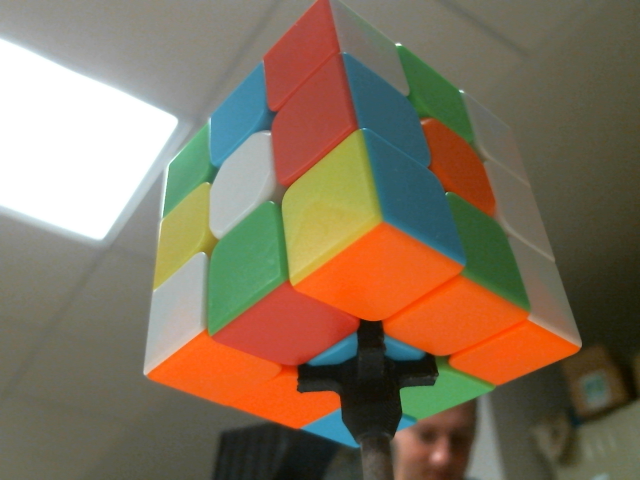
#> input picture ComputerVision/cornerimage0.png, 640 x 480 px, given in place of the camera
$ python test.py
#> lines starting #> are read from the running program, lines starting #| are printed output that depends on the picture; after the words box and inside, x2 and y2 are one past the last pixel; in counts of white or black regions, pixels touching at a corner belong together
#> further down, frame is the input picture: shape (480, 640, 3); mean B, G, R 92.5, 114.7, 131
import cv2
import numpy as np
import math

capture = cv2.VideoCapture(1)

def callback(num):
    return

cv2.namedWindow('Settings', 0)
cv2.createTrackbar('Canny Thres 1', 'Settings', 87, 500, callback)
cv2.createTrackbar('Canny Thres 2', 'Settings', 325, 500, callback)
cv2.createTrackbar('Blur kSize', 'Settings', 10, 100, callback)
cv2.createTrackbar('Blur Sigma X', 'Settings', 100, 100, callback)
cv2.createTrackbar('Dilation Iterations', 'Settings', 3, 20, callback)
cv2.createTrackbar('Blob Area', 'Settings', 260, 1000, callback)

cv2.createTrackbar('Epsilon Percent', 'Settings', 6, 100, callback)
cv2.createTrackbar('Max Value', 'Settings', 255, 255, callback)
cv2.createTrackbar('Block Size', 'Settings', 6, 20, callback)
cv2.createTrackbar('C', 'Settings', 2, 255, callback)
cv2.createTrackbar('Contour R', 'Settings', 0, 255, callback)
cv2.createTrackbar('Contour G', 'Settings', 255, 255, callback)
cv2.createTrackbar('Contour B', 'Settings', 0, 255, callback)
cv2.createTrackbar('Exposure', 'Settings', 5, 12, callback)

def computeContours(frame):
    frame2 = frame.copy()

    gausBlur = cv2.getTrackbarPos('Blur kSize', 'Settings')
    if gausBlur == 0:
        gausBlur = 1;
    else:
        count = gausBlur % 2
        if (count == 0):
            gausBlur += 1

    gaus = cv2.getTrackbarPos('Block Size', 'Settings')
    if gaus < 3:
        gaus = 3;
    else:
        count = gaus % 2
        if (count == 0):
            gaus += 1

    blur = cv2.bilateralFilter(cv2.cvtColor(frame2, cv2.COLOR_BGR2GRAY),
        gausBlur,
        cv2.getTrackbarPos('Blur Sigma X', 'Settings'),
        cv2.getTrackbarPos('Blur Sigma X', 'Settings'))
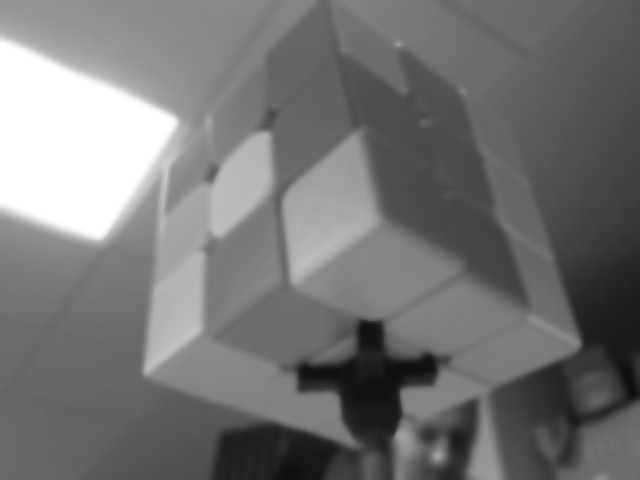
#> blur: shape (480, 640); min 14, max 255, mean 117

    frame2 = cv2.adaptiveThreshold(blur,
        cv2.getTrackbarPos('Max Value', 'Settings'),
        cv2.ADAPTIVE_THRESH_GAUSSIAN_C,
        cv2.THRESH_BINARY_INV,
        gaus,
        cv2.getTrackbarPos('C', 'Settings'))
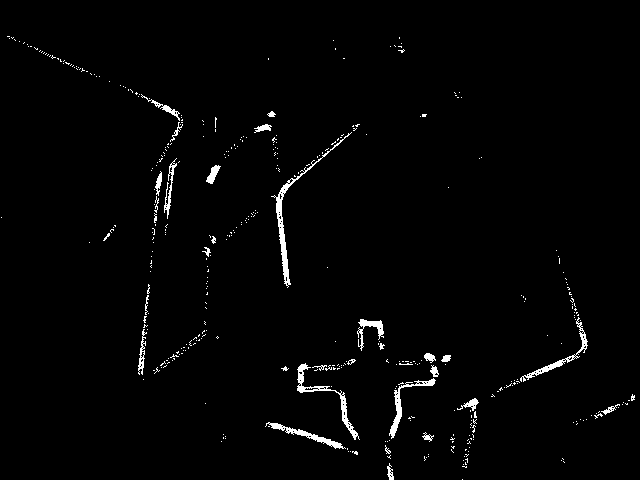
#> frame2: shape (480, 640); 1.7% white; 402 white regions (371 under 20 px), largest, box (x1, y1, x2, y2) and area: (271, 132, 352, 288) 716, (297, 363, 360, 440) 529, (389, 378, 436, 439) 412

    canny = cv2.Canny(
        frame2,
        cv2.getTrackbarPos('Canny Thres 1', 'Settings'),
        cv2.getTrackbarPos('Canny Thres 2', 'Settings'))
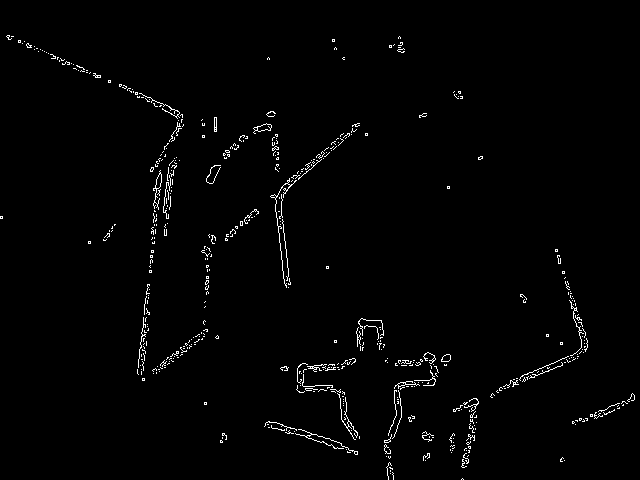
#> canny: shape (480, 640); 1.5% white in thin lines or dots

    cv2.imshow("Canny Edge", canny);

    kernel = np.ones((3,3), np.uint8)
    dilated = cv2.dilate(canny, kernel, iterations=cv2.getTrackbarPos('Dilation Iterations', 'Settings'))
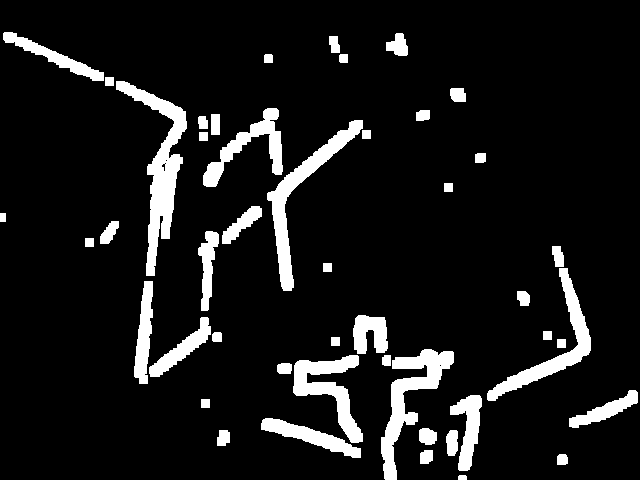
#> dilated: shape (480, 640); 9.7% white; 47 white regions

    (contours, hierarchy) = cv2.findContours(dilated.copy(), cv2.RETR_TREE, cv2.CHAIN_APPROX_SIMPLE)
#> contours = 51 contours, 3 with area under 20; largest, box (x1, y1, x2, y2) and area: (116, 81, 187, 276) 3490, (381, 349, 454, 480) 2716, (267, 120, 363, 291) 2617, (487, 268, 591, 401) 2234, (293, 355, 363, 443) 2124

    # Index used to remove nested squares.
    index = 0
    for cnt in contours:
        if (hierarchy[0,index,3] != -1):
            epsilon = (cv2.getTrackbarPos('Epsilon Percent', 'Settings')/100)*cv2.arcLength(cnt, True)
            approx = cv2.approxPolyDP(cnt, epsilon, True)

            area = cv2.contourArea(approx, False)

            if (len(approx) == 4 and area > cv2.getTrackbarPos('Blob Area', 'Settings')):
                # Square detected. Draw onto original image.
                cv2.drawContours(frame, [approx], 0, (cv2.getTrackbarPos('Contour B', 'Settings'), cv2.getTrackbarPos('Contour G', 'Settings'), cv2.getTrackbarPos('Contour R', 'Settings')), 3)
        index += 1

    return frame2;

while (capture.isOpened()):
    ret, frame = capture.read()

    if ret:
        capture.set(cv2.CAP_PROP_EXPOSURE, (cv2.getTrackbarPos('Exposure', 'Settings')+1)*-1)
        newFrame = computeContours(frame);

        cv2.imshow("Webcam Capture", frame);
        cv2.imshow("Adaptive Gaussian Threshold", newFrame);

        if cv2.waitKey(1) & 0xFF == ord('q'):
#> (key q is pressed here)
            break
    else:
        break

capture.release()
cv2.destroyAllWindows()

$ run again, on ComputerVision/cornerim0.png
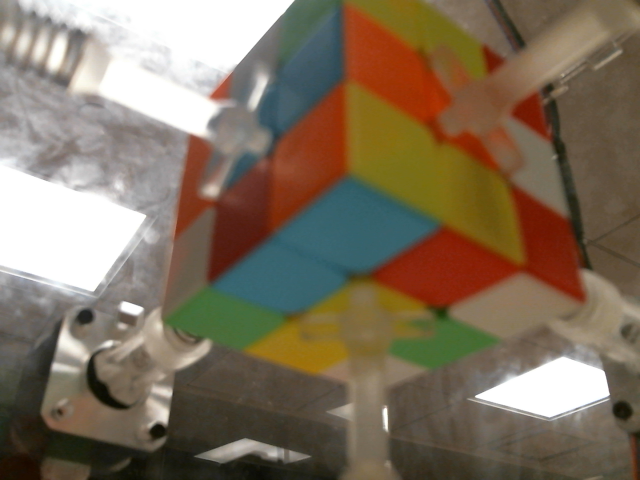
#> input picture ComputerVision/cornerim0.png, 640 x 480 px, given in place of the camera
#> frame is the input picture: shape (480, 640, 3); mean B, G, R 93.3, 112.6, 127.5
#> in computeContours, `frame2 = cv2.adaptiveThreshold(blur, cv2.getTrackbarPos('Max Value', '..`:
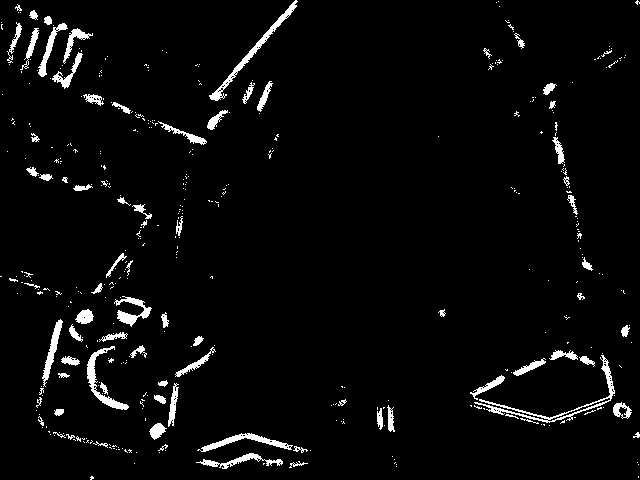
#> frame2: shape (480, 640); 3.7% white; 418 white regions (338 under 20 px), largest, box (x1, y1, x2, y2) and area: (474, 355, 615, 423) 834, (209, 0, 298, 101) 717, (87, 346, 129, 410) 570
#> canny: shape (480, 640); 2.3% white in thin lines or dots
#> dilated: shape (480, 640); 15.9% white; 79 white regions
#> contours = 98 contours, 11 with area under 20; largest, box (x1, y1, x2, y2) and area: (467, 338, 635, 430) 9301, (32, 246, 155, 457) 9044, (16, 7, 97, 92) 3962, (485, 359, 606, 414) 3706, (192, 429, 315, 473) 2986
#> `newFrame = computeContours(frame);`:
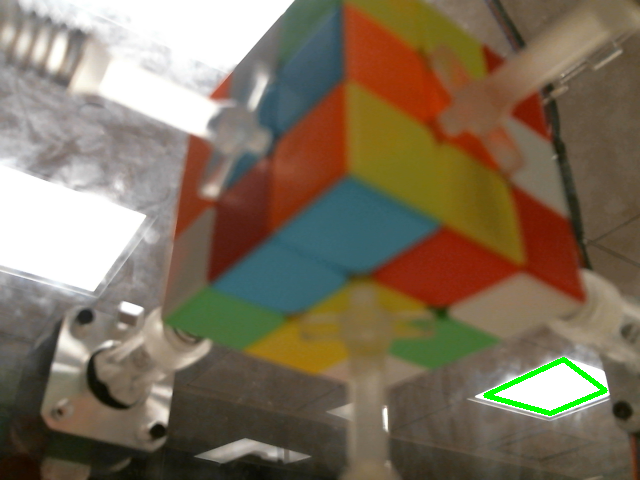
#> frame: shape (480, 640, 3); 0.44% of pixels changed, all inside (x1, y1, x2, y2) = (483, 357, 608, 416)
